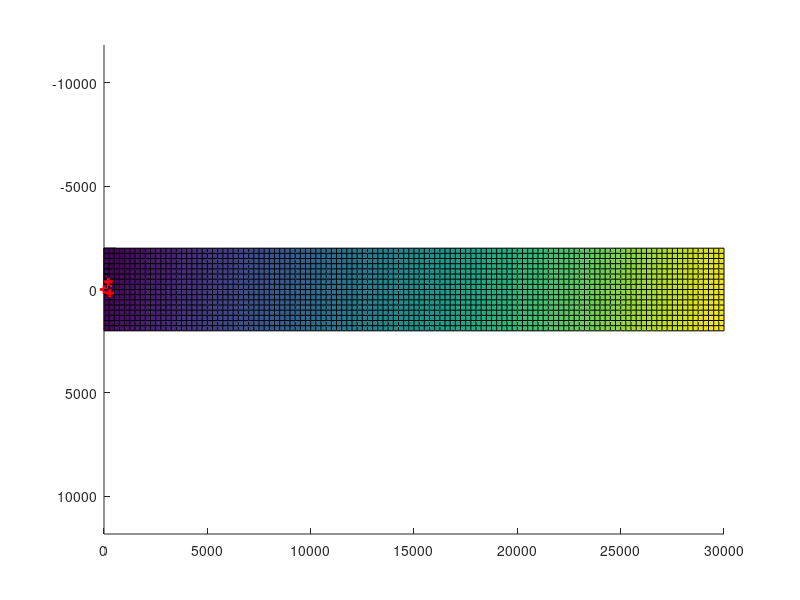

MATLAB code for this plot: (Note: this script raises an error after producing the figure.)

%floor plane
plane_norm = [0;0;1];
plane_loc = [0;0;0];

%adjust floor plane for centroid intersection, assuming scene's
%280m length and approximate centroid height at that distance of 1m
%which is 0.2deg about y, then rotating about the z axis 20deg
ang1 = -0.2;
rotation1 = [cosd(ang1)   0   sind(ang1);
             0            1          0;
             -sind(ang1)  0   cosd(ang1)];
ang2 = 15;
rotation2 = [cosd(ang2)  -sind(ang2)  0;
             sind(ang2)   cosd(ang2)  0;
             0            0           1];
plane_norm_r1 = rotation1*plane_norm;
plane_norm_r2 = rotation2*plane_norm_r1;
plane_norm_f = plane_norm_r2;

point = plane_loc';
normal = plane_norm_f';

%# a plane is a*x+b*y+c*z+d=0
%# [a,b,c] is the normal. Thus, we have to calculate
%# d and we're set
d = -point*normal'; %'# dot product for less typing

%# create x,y
[xx,yy]=ndgrid(0:250:30000,-2000:250:2000);

%# calculate corresponding z
z = (-normal(1)*xx - normal(2)*yy - d)/normal(3);

%plot ground
point = [0 0 0];
normal = [0 0 1];

[xx2,yy2]=ndgrid(0:250:30000,-2000:250:2000);

%# calculate corresponding z
z2 = (-normal(1)*xx2 - normal(2)*yy2 - d)/normal(3);

%plot calibration points
calib_x = [0	208.5	279.5	357.5	549.5	733.5	1227.5	357.5	733.5	549.5	279.5	208.5];
calib_y = [0	0	0	0	0	0	0	-237.5	-221	231	176	-367];
calib_z = [0	0	0	0	0	0	0	0	0	0	215.19	200.08];

maxPnts = 8;
startPnt = 1;

%# plot the surface
figure
axis equal
h = gca;  % Handle to currently active axes
set(h, 'YDir', 'reverse');
hold on
surf(xx,yy,z)
surf(xx2,yy2,z2)
plot3(calib_x,calib_y,calib_z,'r+','LineWidth',2)
plot3(camOrigin(1),camOrigin(2),camOrigin(3),'yo','LineWidth',2)
plot3(positionsCars_x(startPnt:(startPnt+maxPnts-1)),positionsCars_y(startPnt:(startPnt+maxPnts-1)),zeros(maxPnts),'yx','LineWidth',2)

for pnts=startPnt:(startPnt+maxPnts-1)
    plot3([camOrigin(1), positionsCars_x(pnts)],[camOrigin(2), positionsCars_y(pnts)],[camOrigin(3), positionsCars_z(pnts)],'y','LineWidth',1);
end
hold off

figure
imageMatrixScene = imread(sceneImage,'jpg');
imagesc(imageMatrixScene)
axis('equal')